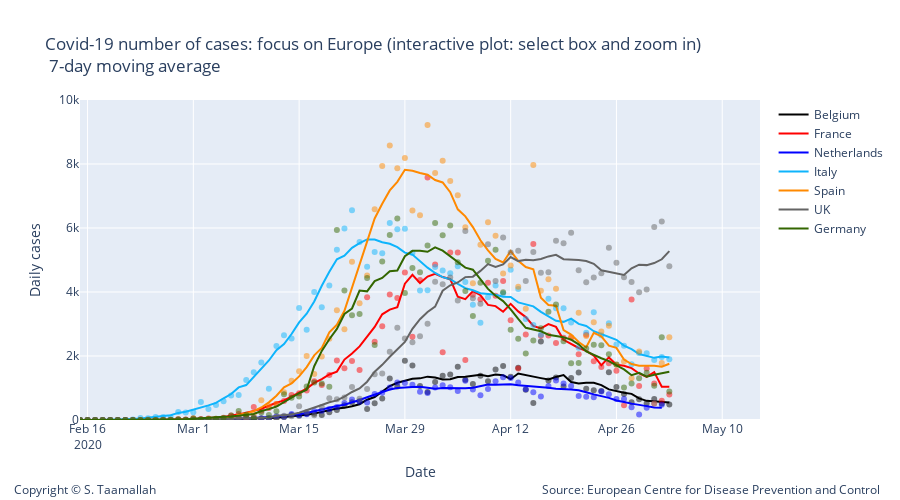

Source (notebook cell):
### Code cell
# Add traces
trace1 = go.Scatter(
        x=df_belgium.index, 
        y=df_belgium['cases'],
        mode='markers',
        name='Belgium daily cases',
        line_color='rgba(0, 0, 0, 0.5)',
        showlegend=False,
)

trace11 = go.Scatter(
        x=df_belgium.index, 
        y=smooth_belgium,
        mode='lines',
        name='Belgium',
        line_color='rgba(0, 0, 0, 1)',
)


trace3 = go.Scatter(
        x=df_netherlands.index, 
        y=df_netherlands['cases'],
        mode='markers',
        name='Netherlands',
        line_color='rgba(0, 0, 255, .5)',
    showlegend=False,
)

trace33 = go.Scatter(
        x=df_netherlands.index, 
        y=smooth_netherlands,
        mode='lines',
        name='Netherlands',
        line_color='rgba(0, 0, 255, 1)',
)


data2 = [trace1,trace11, trace2, trace22, trace3, trace33, trace4, trace44, trace5, trace55, trace6, trace66, trace7, trace77]


layout2 = go.Layout(
    title="Covid-19 number of cases: focus on Europe (interactive plot: select box and zoom in) <br> 7-day moving average",
    width=900,
    height=500,
    
    # Top left
    xaxis=dict(
        title='Date',
        range=['2020-02-15', '2020-05-15'],
    ),
    yaxis=dict(
        title='Daily cases',
        #type='log',
        range=[0,10000],
        anchor='x'
    ),
    
      annotations=[
        dict(
            x=1.18,
            y=-0.25,
            showarrow=False,
            text='Source: European Centre for Disease Prevention and Control',
            xref='paper',
            yref='paper'
        ),
        
        dict(
            x=-0.1,
            y=-0.25,
            showarrow=False,
            text='Copyright © S. Taamallah ',
            xref='paper',
            yref='paper'
        )
    ],
    
)

fig = go.Figure(data=data2, layout=layout2)
fig.show()
from plotly.offline import plot
plot(fig, filename="STaamallah_covid19_analysis_chart_1bis_20200426.html", auto_open = False)
